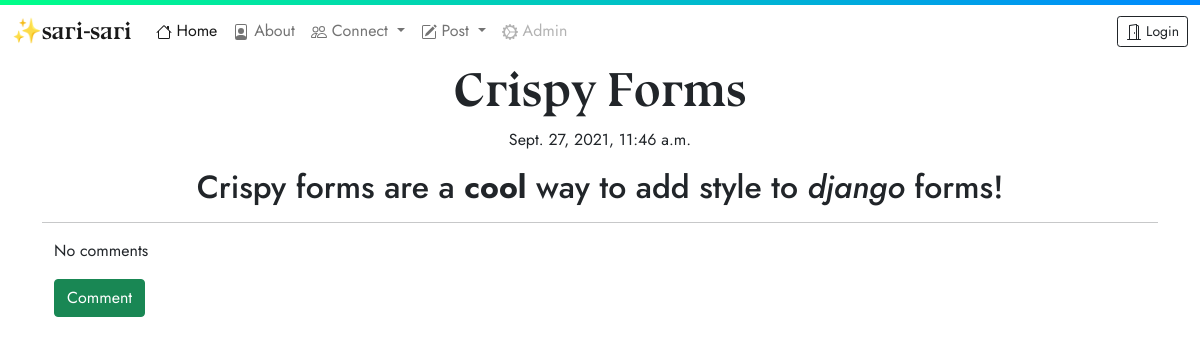
The page /post/10 on the database as committed earlier.
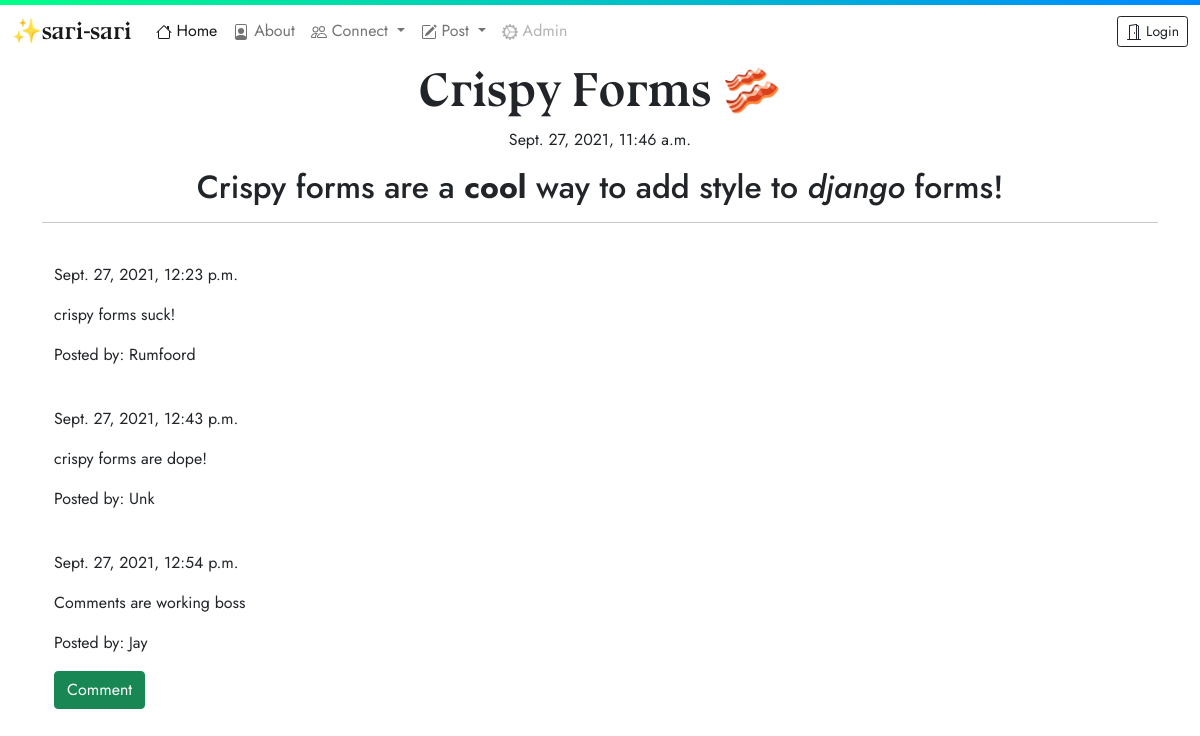
The same page on the database as committed later.
### blog/models.py (models this page shows, shortened)
class Post(models.Model):
    author = models.ForeignKey('auth.User',on_delete=models.CASCADE) # authorised user
    title = models.CharField(max_length=200)
    text = models.TextField()
    created_date = models.DateTimeField(default=timezone.now)
    published_date = models.DateTimeField(blank=True,null=True)
    tag = models.ManyToManyField(Tag, help_text='Select a tag for your post')

class Comment(models.Model):
    post = models.ForeignKey('blog.Post',related_name='comments',on_delete=models.CASCADE) # comment connected to post
    author = models.CharField(max_length=100)
    text = models.TextField()
    created_date = models.DateTimeField(default=timezone.now)
    approved_comment = models.BooleanField(default=False)

### blog/views.py (the view)
# urls.py: re_path(r'^post/(?P<pk>\d+)$',views.PostDetailView.as_view(),name='post_detail'),
class PostDetailView(DetailView):
    model = Post

### blog/templates/blog/post_detail.html (shortened to what this page needs)
{% extends 'blog/base.html' %}
{% block content %}
    <h1 class="posttitle">{{ post.title }}</h1>
    {% if post.published_date %}
      <div class="subtitle">
        {{ post.published_date }}
      </div>
    {% endif %}
    <div class="postcontent">
      <p>{{ post.text|safe|linebreaksbr}}</p>
    </div>
    <hr>
    <div class="container">
      {% for comment in post.comments.all %}
      <br>
        {% if user.is_authenticated or comment.approved_comment %}
          {{ comment.created_date }}
          <p>{{ comment.text|safe|linebreaks}}</p>
          <p>Posted by: {{ comment.author }}</p>
        {% endif %}
        {% empty %}
        <p>No comments</p>
      {% endfor %}
      <a class="btn btn-success mb-3" href="{% url 'add_comment_to_post' pk=post.pk %}">Comment</a>
    </div>
{% endblock %}

### blog/templates/blog/base.html (shortened to what this page needs)
<!DOCTYPE html>
{% load static %}
<html lang="en" dir="ltr">
  <head>
    <link href="https://cdn.jsdelivr.net/npm/bootstrap@5.1.1/dist/css/bootstrap.min.css" rel="stylesheet">
    <link rel="stylesheet" href="//cdn.jsdelivr.net/npm/medium-editor@latest/dist/css/medium-editor.min.css" type="text/css" media="screen" charset="utf-8">
    <link rel="stylesheet" href="{% static 'css/blog.css' %}">
    <link rel="stylesheet" href="{% static 'css/bluunext-bold/stylesheet.css' %}">
  </head>
  <body>
    <div class="loader"></div>
    <nav class="navbar navbar-expand-md navbar-light navbar-custom pt-2">
      <div class="container-fluid">
        <a class="navbar-brand brand fs-4" href="{% url 'post_list' %}">✨sari-sari</a>
        <div class="collapse navbar-collapse justify-content-md-center" id="navbarSupportedContent">
          <ul class="navbar-nav me-auto mb-2 mb-lg-0">
            <li class="nav-item">
              <a class="nav-link active" aria-current="page" href="{% url 'post_list' %}">
                 Home</a>
            </li>
            <li class="nav-item">
              <a class="nav-link" href="{% url 'about' %}">
                 About</a>
            </li>
            <li class="nav-item dropdown">
              <a class="nav-link dropdown-toggle" href="#" id="navbarDropdown" role="button" data-bs-toggle="dropdown" aria-expanded="false">
                 Connect
              </a>
            </li>
            <li class="nav-item dropdown">
              <a class="nav-link dropdown-toggle" href="#" id="navbarDropdown" role="button" data-bs-toggle="dropdown" aria-expanded="false">
                 Post
              </a>
            </li>
            <li class="nav-item">
              {% if user.is_authenticated %}
              <a class="nav-link" href="{% url 'admin:index' %}">
                <svg xmlns="http://www.w3.org/2000/svg" width="16" height="16" fill="currentColor" class="bi bi-gear-wide-connected" viewBox="0 0 16 16">
                  <path d="M7.068.727c.243-.97 1.62-.97 1.864 0l.071.286a.96.96 0 0 0 1.622.434l.205-.211c.695-.719 1.888-.03 1.613.931l-.08.284a.96.96 0 0 0 1.187 1.187l.283-.081c.96-.275 1.65.918.931 1.613l-.211.205a.96.96 0 0 0 .434 1.622l.286.071c.97.243.97 1.62 0 1.864l-.286.071a.96.96 0 0 0-.434 1.622l.211.205c.719.695.03 1.888-.931 1.613l-.284-.08a.96.96 0 0 0-1.187 1.187l.081.283c.275.96-.918 1.65-1.613.931l-.205-.211a.96.96 0 0 0-1.622.434l-.071.286c-.243.97-1.62.97-1.864 0l-.071-.286a.96.96 0 0 0-1.622-.434l-.205.211c-.695.719-1.888.03-1.613-.931l.08-.284a.96.96 0 0 0-1.186-1.187l-.284.081c-.96.275-1.65-.918-.931-1.613l.211-.205a.96.96 0 0 0-.434-1.622l-.286-.071c-.97-.243-.97-1.62 0-1.864l.286-.071a.96.96 0 0 0 .434-1.622l-.211-.205c-.719-.695-.03-1.888.931-1.613l.284.08a.96.96 0 0 0 1.187-1.186l-.081-.284c-.275-.96.918-1.65 1.613-.931l.205.211a.96.96 0 0 0 1.622-.434l.071-.286zM12.973 8.5H8.25l-2.834 3.779A4.998 4.998 0 0 0 12.973 8.5zm0-1a4.998 4.998 0 0 0-7.557-3.779l2.834 3.78h4.723zM5.048 3.967c-.03.021-.058.043-.087.065l.087-.065zm-.431.355A4.984 4.984 0 0 0 3.002 8c0 1.455.622 2.765 1.615 3.678L7.375 8 4.617 4.322zm.344 7.646.087.065-.087-.065z"/>
                </svg> Admin</a>
              {% else %}
              <a class="nav-link disabled" href="{% url 'admin:index' %}">
                 Admin</a>
              {% endif %}
            </li>
          </ul>
          <div class="d-flex justify-content-end align-items-center">
            {% if user.is_authenticated %}
            <span class="nav-item p-2">Welcome 🙌 {{user.username}}!</span>
            <a class="nav-item btn btn-outline-dark btn-sm" href="{% url 'logout' %}">
              <svg xmlns="http://www.w3.org/2000/svg" width="16" height="16" fill="currentColor" class="bi bi-door-closed" viewBox="0 0 16 16">
                <path d="M3 2a1 1 0 0 1 1-1h8a1 1 0 0 1 1 1v13h1.5a.5.5 0 0 1 0 1h-13a.5.5 0 0 1 0-1H3V2zm1 13h8V2H4v13z"/>
                <path d="M9 9a1 1 0 1 0 2 0 1 1 0 0 0-2 0z"/>
              </svg> Log Out
            </a>
            {% else %}
            <a class="nav-item btn btn-outline-dark btn-sm" href="{% url 'login' %}">
               Login
            </a>
            {% endif %}
          </div>
        </div>
      </div>
    </nav>
    <div class="container">
      {% block content %}
      {% endblock %}
    </div>
  </body>
</html>

### blog/static/css/blog.css (style rules this page uses)
body { font-family: 'Jost', sans-serif; }
.brand { font-family: 'bluu_nextbold', serif; }
.posttitle { font-family: 'bluu_nextbold', serif; font-size: 3em; text-align: center; }
.postcontent { font-family: 'Jost', sans-serif; font-size: 1.25em; text-align: center; }
.subtitle { text-align: center; }
.loader { height:5px; position:fixed; left:0; right:0; top:0; bottom:0; filter:hue-rotate(0deg); background:linear-gradient(45deg,#0f8,#08f); animation:hue 10000ms infinite linear; z-index: -1; }

Rows that differ between the two databases and show on the page:
changed Post "Crispy forms are a cool way to add style to django forms!": title "Crispy Forms" → "Crispy Forms 🥓"
added Comment: created_date "Sept. 27, 2021, 12:23 p.m.", text "crispy forms suck!", author "Rumfoord"
added Comment: created_date "Sept. 27, 2021, 12:43 p.m.", text "crispy forms are dope!", author "Unk"
added Comment: created_date "Sept. 27, 2021, 12:54 p.m.", text "Comments are working boss", author "Jay"
Other text that changed with them:
text no longer shown: "No comments"
